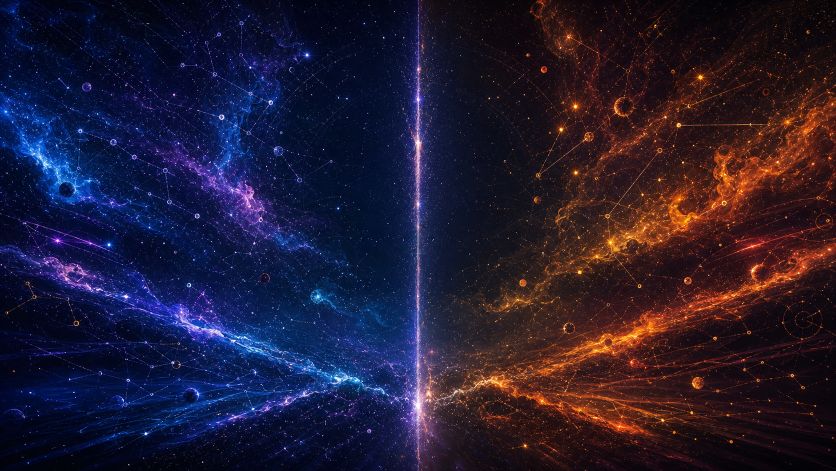
#> input picture itch-assets/constellore-cosmic-gate-v1-source.png, 1672 x 941 px (shown at 1/2 size)
$ python -i planet-hub-textures.py   (imports and definitions only)
#> lines starting #> are read from the running program, lines starting #| are printed output that depends on the picture
#> further down, picture is the input picture: PIL image 1672x941 RGB; mean R, G, B 34.7, 27.2, 50.5
"""Deterministic Pillow helper for planet-hub texture and image inspection."""

from __future__ import annotations

import argparse
import json
import math
from pathlib import Path

from PIL import Image, ImageChops, ImageFilter, ImageOps, ImageStat, __version__ as PILLOW_VERSION


SUPPORT_PROFILES = {
    "forge": {"roughness": 0.72, "metalness": 0.04},
    "earth-landing": {"roughness": 0.68, "metalness": 0.08},
    "moon-landing": {"roughness": 0.78, "metalness": 0.035},
    "portal": {"roughness": 0.58, "metalness": 0.12},
    "rocket": {"roughness": 0.46, "metalness": 0.24},
}

PLACE_THUMBNAIL_SOURCE_SIZE = (1983, 793)
PLACE_THUMBNAIL_ORDER = (
    # The source is a project-generated, horizontal portrait lineup. These
    # authored square crops keep each body readable in a 48 px Places card
    # without using runtime image processing or ten separate requests.
    ("sun", 132, 374, 278),
    ("mercury", 352, 374, 206),
    ("venus", 540, 374, 218),
    ("earth", 732, 372, 218),
    ("moon", 910, 374, 196),
    ("mars", 1088, 374, 220),
    ("jupiter", 1290, 373, 232),
    ("saturn", 1510, 372, 284),
    ("uranus", 1715, 373, 204),
    ("neptune", 1884, 373, 232),
)


def _pixels(image: Image.Image):
    return image.get_flattened_data()


# [67 lines left out: functions resize_directory, inspect, _resize_exact, _save_webp, not called in this run]


def _smoothstep(value: float) -> float:
    amount = max(0.0, min(1.0, value))
    return amount * amount * (3.0 - 2.0 * amount)


def _make_horizontal_seam_compatible(image: Image.Image) -> Image.Image:
    """Blend paired wrap-edge texels without inventing a visible center seam."""
    rgb = image.convert("RGB")
    width, height = rgb.size
#> width = 1672; height = 941
    seam_width = max(8, round(width * 0.018))
#> seam_width = 30
    left = rgb.crop((0, 0, seam_width, height))
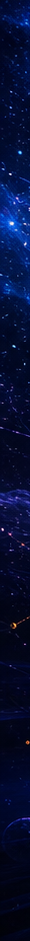
#> left: PIL image 30x941 RGB; mean R, G, B 4.8, 14.2, 51.9
    right = rgb.crop((width - seam_width, 0, width, height)).transpose(Image.Transpose.FLIP_LEFT_RIGHT)
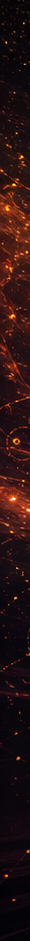
#> right: PIL image 30x941 RGB; mean R, G, B 41, 17.5, 17.4
    shared = Image.blend(left, right, 0.5)
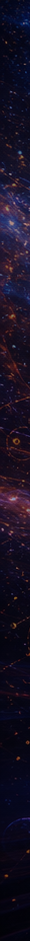
#> shared: PIL image 30x941 RGB; mean R, G, B 22.7, 15.6, 34.4
    mask = Image.new("L", (seam_width, 1))
    mask.putdata([
        round((1.0 - _smoothstep(index / max(1, seam_width - 1))) * 255)
        for index in range(seam_width)
    ])
    mask = mask.resize((seam_width, height))
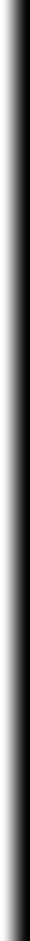
#> mask: PIL image 30x941 L; min 0, max 255, mean 127.5
    output = rgb.copy()
    output.paste(Image.composite(shared, left, mask), (0, 0))
    output.paste(
        Image.composite(shared, right, mask).transpose(Image.Transpose.FLIP_LEFT_RIGHT),
        (width - seam_width, 0),
    )
    return output


# [263 lines left out: functions _attenuate_equirectangular_poles, derive_space_layer, derive_galaxy_texture, derive_place_thumbnail_sprite, _derive_normal, _derive_orm and 3 more, not called in this run]


# [2 lines not run here, left out]

>>> from PIL import Image
>>> picture = Image.open('../itch-assets/constellore-cosmic-gate-v1-source.png')
>>> result = _make_horizontal_seam_compatible(picture)

$ run again, on itch-assets/constellore-cosmic-gate-v2-portrait-source.png
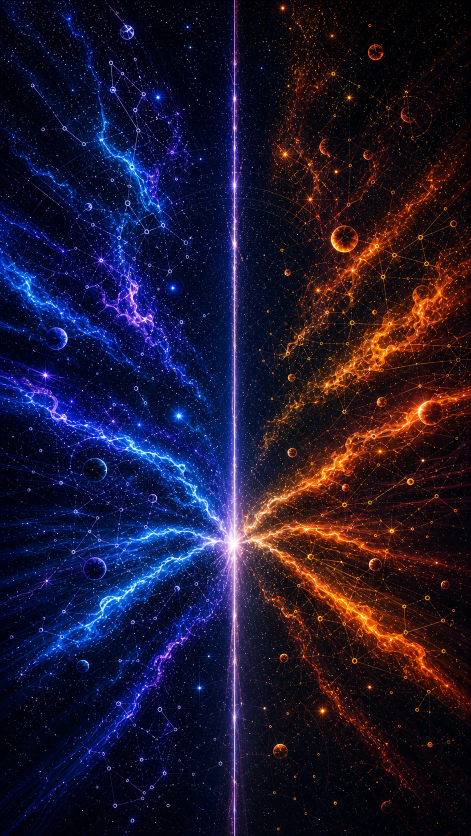
#> input picture itch-assets/constellore-cosmic-gate-v2-portrait-source.png, 941 x 1672 px (shown at 1/2 size)
#> picture is the input picture: PIL image 941x1672 RGB; mean R, G, B 29.7, 23, 47.9
#> in _make_horizontal_seam_compatible, `shared = Image.blend(left, right, 0.5)`:
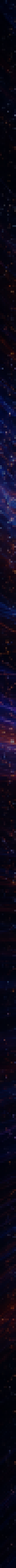
#> shared: PIL image 17x1672 RGB (shown at 1/2 size); mean R, G, B 12, 7.7, 24.7
#> in _make_horizontal_seam_compatible, `mask = mask.resize((seam_width, height))`:
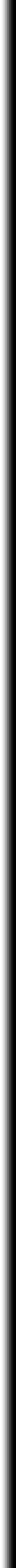
#> mask: PIL image 17x1672 L (shown at 1/2 size); min 0, max 255, mean 127.5

$ run again, on itch-assets/constellore-home-cosmos-v1-portrait-source.png
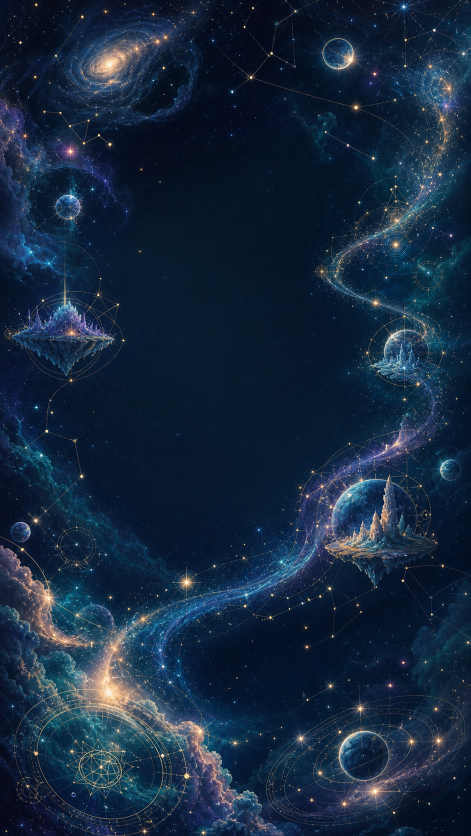
#> input picture itch-assets/constellore-home-cosmos-v1-portrait-source.png, 941 x 1672 px (shown at 1/2 size)
#> picture is the input picture: PIL image 941x1672 RGB; mean R, G, B 22, 40.3, 62.5
#> in _make_horizontal_seam_compatible, `shared = Image.blend(left, right, 0.5)`:
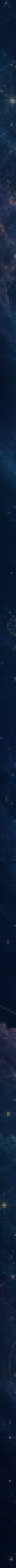
#> shared: PIL image 17x1672 RGB (shown at 1/2 size); mean R, G, B 14.2, 29.3, 52.1
#> in _make_horizontal_seam_compatible, `mask = mask.resize((seam_width, height))`:
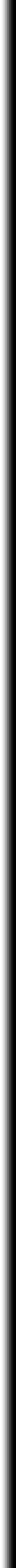
#> mask: PIL image 17x1672 L (shown at 1/2 size); min 0, max 255, mean 127.5

$ run again, on itch-assets/constellore-home-cosmos-v1-source.png
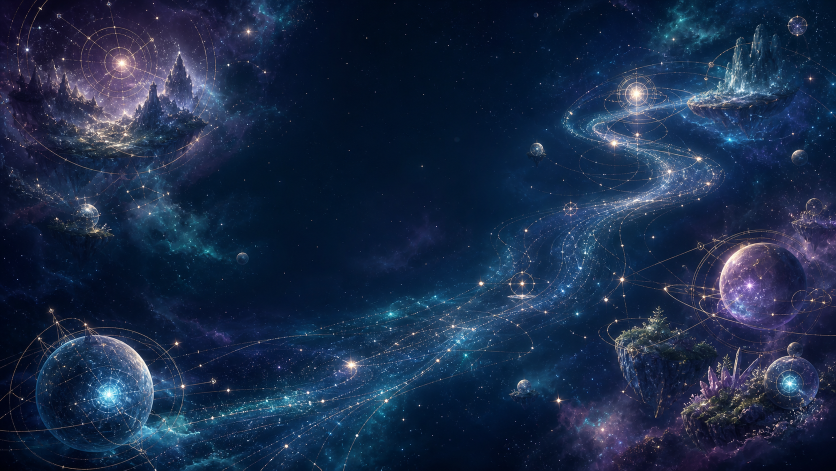
#> input picture itch-assets/constellore-home-cosmos-v1-source.png, 1672 x 941 px (shown at 1/2 size)
#> picture is the input picture: PIL image 1672x941 RGB; mean R, G, B 25.9, 43.2, 72.5
#> in _make_horizontal_seam_compatible, `right = rgb.crop((width - seam_width, 0, width, height)).transpose(Ima..`:
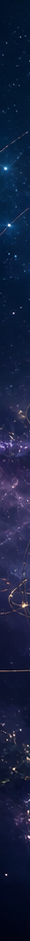
#> right: PIL image 30x941 RGB; mean R, G, B 22.3, 32.9, 63.3
#> in _make_horizontal_seam_compatible, `shared = Image.blend(left, right, 0.5)`:
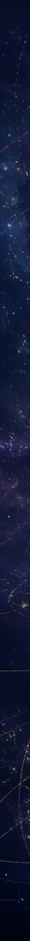
#> shared: PIL image 30x941 RGB; mean R, G, B 18.3, 25.3, 52.7
